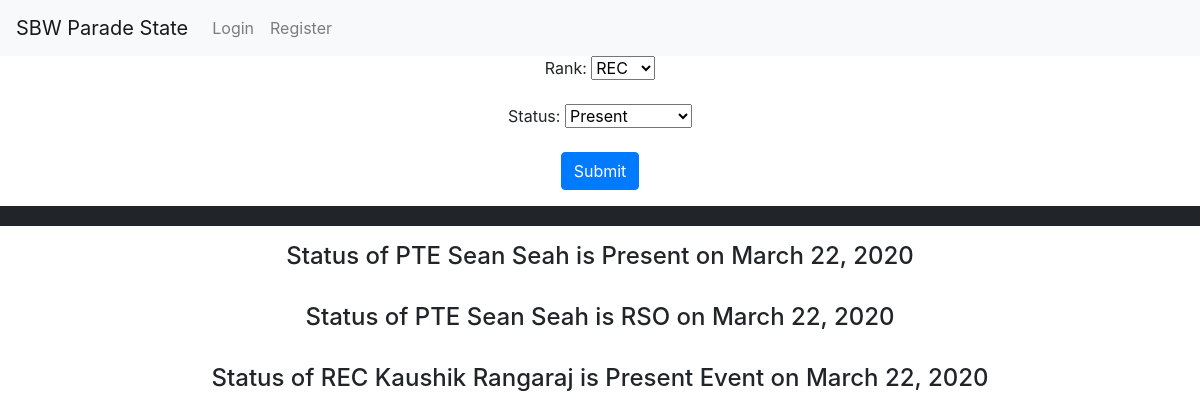
Before: /home/ with the older database file.
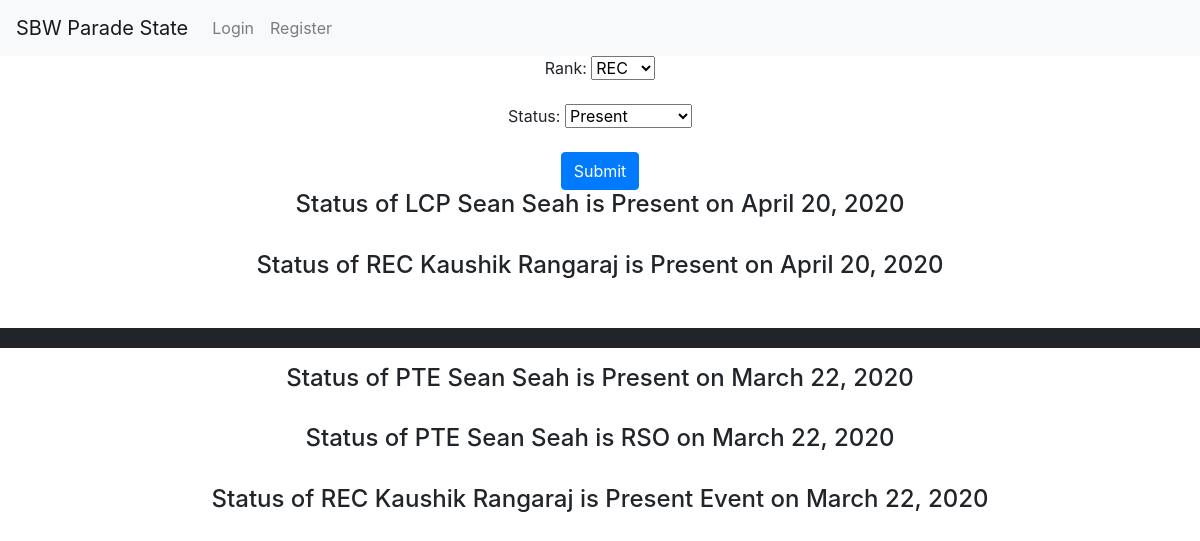
After: the same page with the newer database file.
### main/models.py (models this page shows)
class Person(models.Model):
    rank = models.CharField(max_length=30, choices=rank_choice, default="PTE")
    date = models.DateTimeField(default=datetime.now())
    status = models.CharField(max_length=30, choices=status_choice, default="Present")
    user = models.ForeignKey(User,on_delete=models.CASCADE,null=True)
    def __str__(self):
        return self.rank

### main/views.py (the view, shortened to what this page needs)
# urls.py: 2. Add a URL to urlpatterns:  path('', views.home, name='home')
def home(request):
	form = NameForm()
	persons = Person.objects.all()
	args = {"form": form, "persons": persons}
	return render(request,"main/home.html", args)

### main/forms.py
class NameForm(forms.ModelForm):
	rank = forms.ChoiceField(choices=rank_choice)
	status = forms.ChoiceField(choices=status_choice)
	class Meta:
		model = Person
		fields = ["rank", "status"]

### main/templates/main/home.html (shortened to what this page needs)
{% extends "main/layout.html" %}
{% block content %}
	<form style="display: inline-block;" method="POST">
		{{ form.as_p }}
		<button type="submit" class="btn btn-primary">Submit</button>
	</form>
	{% for person in persons %}
		{% if person.date.date == person.date.date.today %}
			<h4>Status of {{ person }} {{ person.user.get_full_name }} is {{ person.status }} on {{ person.date.date }}</h4>
			<br>
		{% endif %}
	{% endfor %}
	<hr style="border: solid 10px;">
	{% for person in persons %}
		{% if person.date.date != person.date.date.today %}
			<h4>Status of {{ person }} {{ person.user.get_full_name }} is {{ person.status }} on {{ person.date.date }}</h4>
			<br>
		{% endif %}
	{% endfor %}
{% endblock %}

Changed rows visible on the page:
added Person: rank "LCP", user.get_full_name "Sean Seah", status "Present", date "April 20, 2020"
added Person: rank "REC", user.get_full_name "Kaushik Rangaraj", status "Present", date "April 20, 2020"
